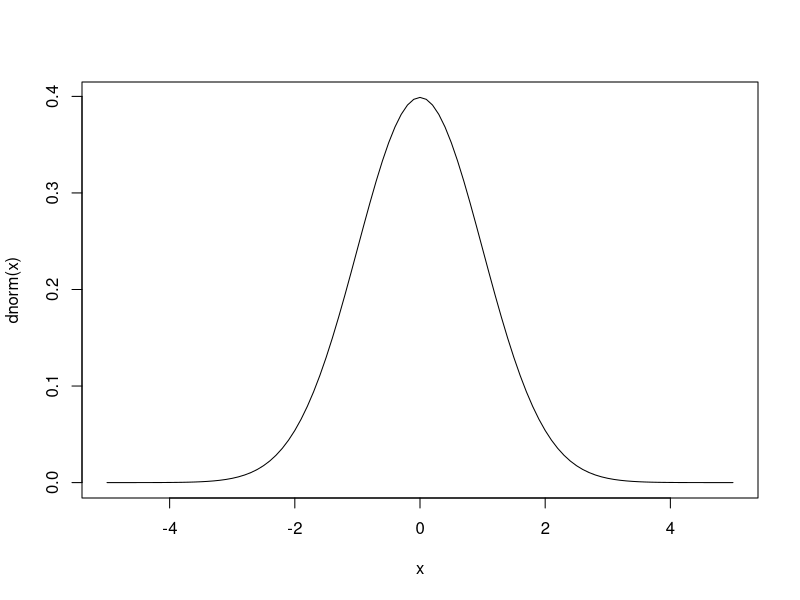
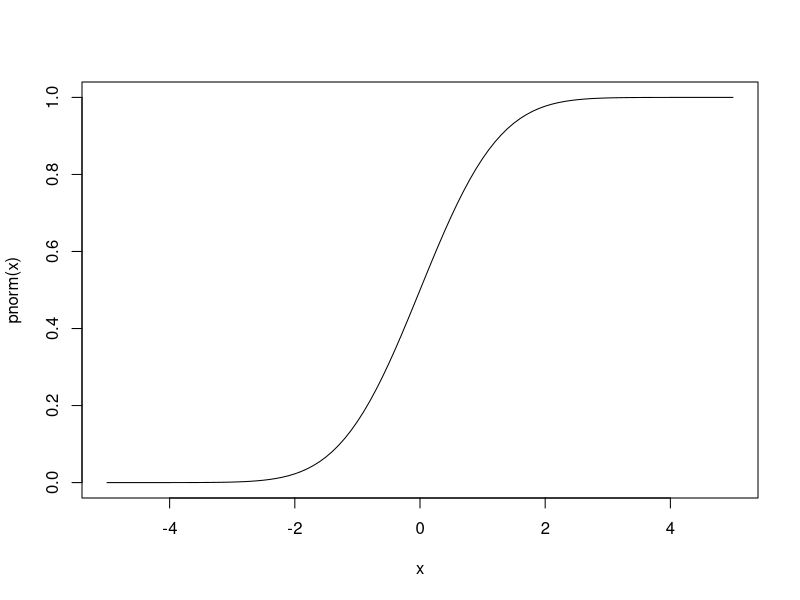
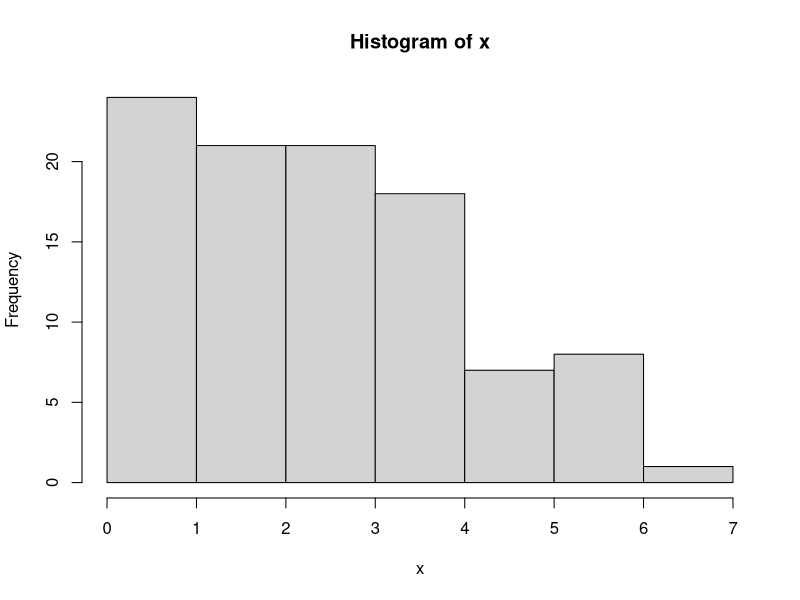
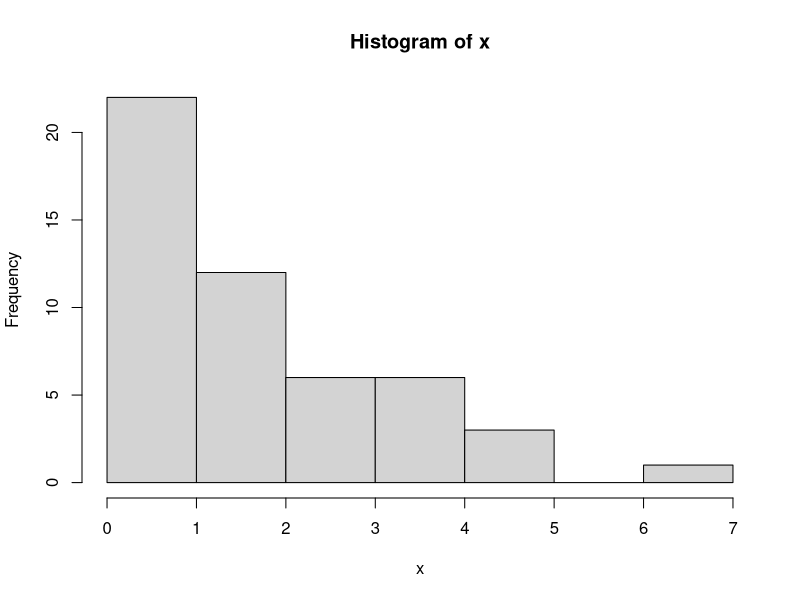
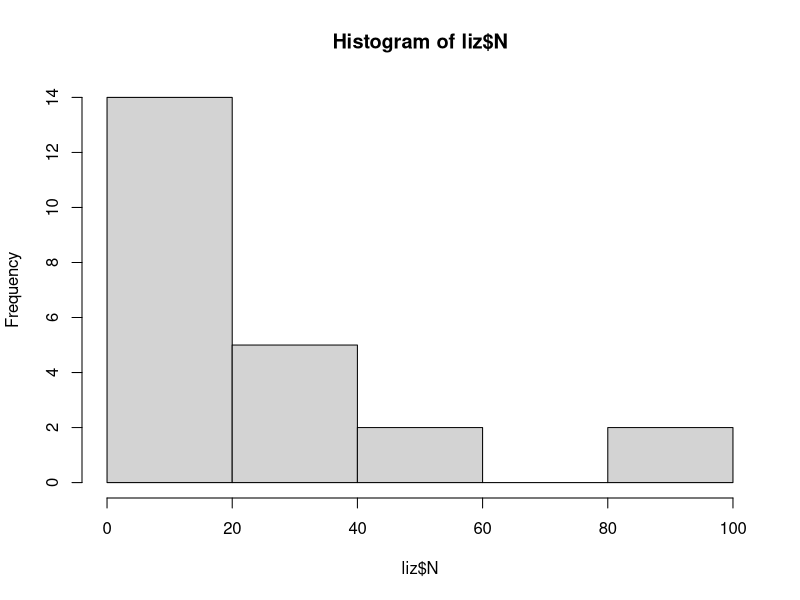
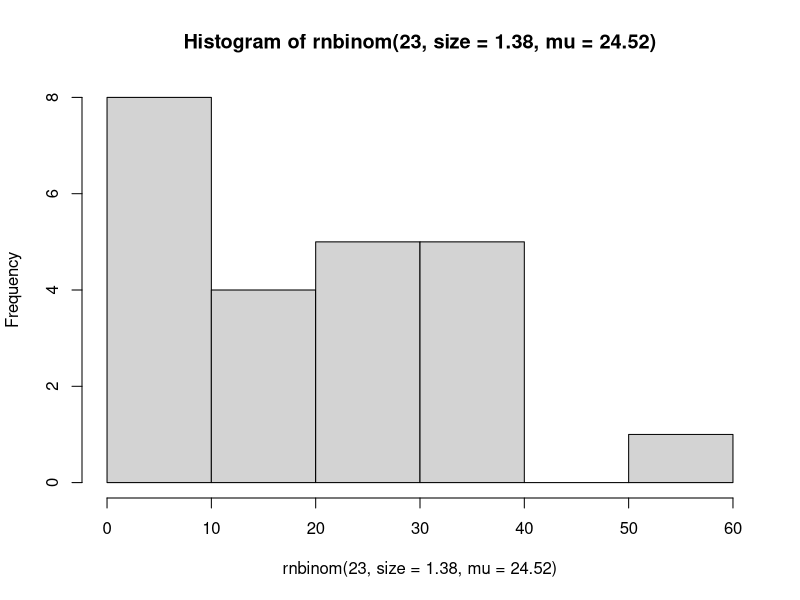
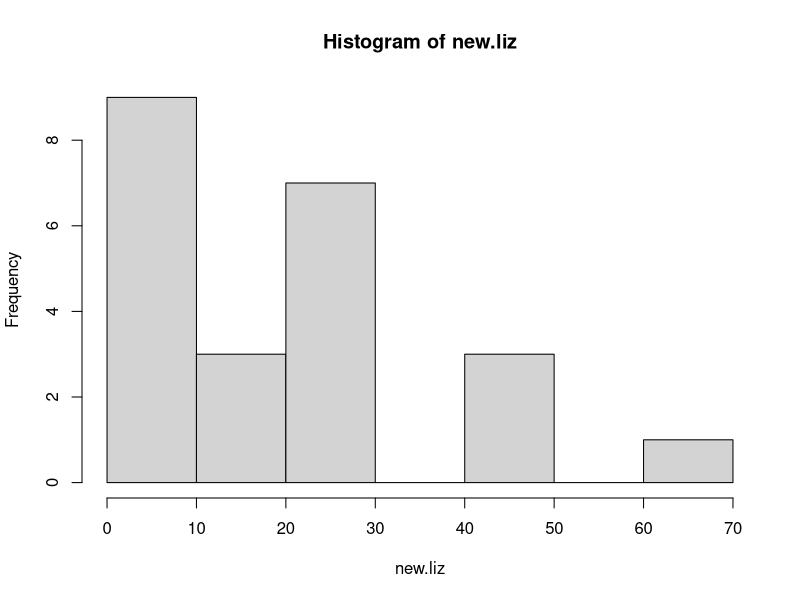

Reproduce these figures in R, in order.
##Examples from distributions lecture##

number.of.bats = 100
rbinom(n = 10,size = number.of.bats,prob = 0.48)/number.of.bats
#this says "draw randomly from a normal distribution", with ten trials (sites) of 100 bats, 
#each with a probability of being infected equal to 48%

curve (dnorm,-5,5)
curve(pnorm,-5,5)

#density distributions
?dbinom
dbinom(x=1,size = 25, prob = 0.2)
#we use x=1 because we want to know the probability that a single trial (e.g. 1 bat of 25) 
#is infected at a global infection prevalence of 20%
dbinom(1,25, 0.2)
#this is the same as above

#p functions
?pnorm
#what is the probability a lizard weighs less than 19 grams?
pnorm(q = 19, mean = 17, sd =3)

#what is the probability a lizard weighs MORE than 19 grams?
1 - pnorm(q = 19, mean = 17, sd =3)
pnorm(q = 19, mean = 17, sd =3, lower.tail = F)

#what is the probability that no more than 1 bat is infected?
pbinom(q=1,size = 25, prob = 0.2)

#what is the probability that no more than 5 bats are infected?
pbinom(q=5,size = 25, prob = 0.2)

#this can be useful for quick sample size calculations
#what is the probability that 0 bats are infected with my sample size?
pbinom(q=0,size = 25, prob = 0.2)

#what is the 85th percentile of a fossil distribution?
#quantile functions
qnorm(0.85, mean=115, sd=15)

#random draws'
#Poisson
?rpois
rpois(100, lambda = 3)
x = rpois(100, lambda = 3)
hist(x)

#Negative Binomial
?rnbinom
#here, mu is the mean, and size is the dispersion parameter (k)
#note - this is the preferred parameterization in ecology
x = rnbinom(50, size = 10, mu = 2)
hist(x)
#Here, I take 50 random draws from a neg. bin. distribution with a a dispersion (k)
#of 10 and a mean = 2 


##fitting a distribution to actual data
liz = read.csv("lizards.csv")
head(liz)
hist(liz$N)

library(MASS)
set.seed(123)
nb.fit = fitdistr(liz$N,densfun = "negative binomial" )
nb.fit

##if you need to supply start list
nb.fit = fitdistr(liz$N, densfun = "negative binomial", start = list(size = 1, mu = 15))


length(liz$N)

hist(rnbinom(23,size = 1.38, mu = 24.52))

new.liz = rnbinom(23,size = 1.38, mu = 24.52)
hist(new.liz)

#what is the 80 percentile of number of lizards perching?
qnbinom(p = .8, mu = 24.52, size = 1.38)

#what is the probability of exactly 1 lizard perching?
pnbinom(q=1,mu = 24.52, size = 1.38)
